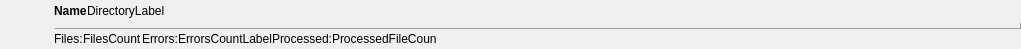
<?xml version="1.0" encoding="UTF-8"?>
<ui version="4.0">
 <class>CDirectoryItemGuiComp</class>
 <widget class="QWidget" name="CDirectoryItemGuiComp">
  <property name="geometry">
   <rect>
    <x>0</x>
    <y>0</y>
    <width>1021</width>
    <height>49</height>
   </rect>
  </property>
  <property name="minimumSize">
   <size>
    <width>40</width>
    <height>40</height>
   </size>
  </property>
  <property name="windowTitle">
   <string>Form</string>
  </property>
  <property name="styleSheet">
   <string notr="true">QProgressBar
{
max-height: 5px;
border: 1px outset;
border-radius:4px;
border-color: palette(dark);
background: transparent;
}</string>
  </property>
  <layout class="QGridLayout" name="gridLayout">
   <property name="verticalSpacing">
    <number>0</number>
   </property>
   <property name="margin">
    <number>0</number>
   </property>
   <item row="0" column="0" rowspan="3">
    <widget class="QLabel" name="IconLabel">
     <property name="minimumSize">
      <size>
       <width>48</width>
       <height>48</height>
      </size>
     </property>
     <property name="maximumSize">
      <size>
       <width>48</width>
       <height>48</height>
      </size>
     </property>
     <property name="text">
      <string/>
     </property>
     <property name="pixmap">
      <pixmap resource="ihotfgui.qrc">:/Icons/Hotfolder.svg</pixmap>
     </property>
     <property name="scaledContents">
      <bool>true</bool>
     </property>
    </widget>
   </item>
   <item row="0" column="1">
    <layout class="QHBoxLayout" name="horizontalLayout">
     <property name="topMargin">
      <number>0</number>
     </property>
     <item>
      <widget class="QLabel" name="PathNameLabel">
       <property name="font">
        <font>
         <weight>75</weight>
         <bold>true</bold>
        </font>
       </property>
       <property name="text">
        <string>Name</string>
       </property>
      </widget>
     </item>
     <item>
      <widget class="QLabel" name="DirectoryLabel">
       <property name="font">
        <font>
         <weight>50</weight>
         <bold>false</bold>
        </font>
       </property>
       <property name="text">
        <string>DirectoryLabel</string>
       </property>
       <property name="margin">
        <number>0</number>
       </property>
      </widget>
     </item>
     <item>
      <spacer name="horizontalSpacer_2">
       <property name="orientation">
        <enum>Qt::Horizontal</enum>
       </property>
       <property name="sizeHint" stdset="0">
        <size>
         <width>40</width>
         <height>20</height>
        </size>
       </property>
      </spacer>
     </item>
    </layout>
   </item>
   <item row="1" column="1">
    <widget class="QProgressBar" name="ProcessedProgressBar">
     <property name="sizePolicy">
      <sizepolicy hsizetype="Expanding" vsizetype="Fixed">
       <horstretch>0</horstretch>
       <verstretch>0</verstretch>
      </sizepolicy>
     </property>
     <property name="styleSheet">
      <string notr="true">QProgressBar::chunk{
	background: transparent;
}</string>
     </property>
     <property name="value">
      <number>45</number>
     </property>
     <property name="textVisible">
      <bool>false</bool>
     </property>
    </widget>
   </item>
   <item row="2" column="1">
    <layout class="QHBoxLayout" name="horizontalLayout_2">
     <item>
      <widget class="QLabel" name="label">
       <property name="sizePolicy">
        <sizepolicy hsizetype="Maximum" vsizetype="Maximum">
         <horstretch>0</horstretch>
         <verstretch>0</verstretch>
        </sizepolicy>
       </property>
       <property name="text">
        <string>Files:</string>
       </property>
      </widget>
     </item>
     <item>
      <widget class="QLabel" name="FilesCountLabel">
       <property name="sizePolicy">
        <sizepolicy hsizetype="Preferred" vsizetype="Maximum">
         <horstretch>0</horstretch>
         <verstretch>0</verstretch>
        </sizepolicy>
       </property>
       <property name="text">
        <string>FilesCount</string>
       </property>
      </widget>
     </item>
     <item>
      <widget class="QLabel" name="label_4">
       <property name="sizePolicy">
        <sizepolicy hsizetype="Maximum" vsizetype="Maximum">
         <horstretch>0</horstretch>
         <verstretch>0</verstretch>
        </sizepolicy>
       </property>
       <property name="text">
        <string>Errors:</string>
       </property>
      </widget>
     </item>
     <item>
      <widget class="QLabel" name="ErrorsCountLabel">
       <property name="sizePolicy">
        <sizepolicy hsizetype="Preferred" vsizetype="Maximum">
         <horstretch>0</horstretch>
         <verstretch>0</verstretch>
        </sizepolicy>
       </property>
       <property name="text">
        <string>ErrorsCountLabel</string>
       </property>
      </widget>
     </item>
     <item>
      <widget class="QLabel" name="label_2">
       <property name="sizePolicy">
        <sizepolicy hsizetype="Maximum" vsizetype="Maximum">
         <horstretch>0</horstretch>
         <verstretch>0</verstretch>
        </sizepolicy>
       </property>
       <property name="text">
        <string>Processed:</string>
       </property>
      </widget>
     </item>
     <item>
      <widget class="QLabel" name="ProcessedFileCountLabel">
       <property name="sizePolicy">
        <sizepolicy hsizetype="Preferred" vsizetype="Maximum">
         <horstretch>0</horstretch>
         <verstretch>0</verstretch>
        </sizepolicy>
       </property>
       <property name="text">
        <string>ProcessedFileCoun</string>
       </property>
      </widget>
     </item>
     <item>
      <spacer name="horizontalSpacer">
       <property name="orientation">
        <enum>Qt::Horizontal</enum>
       </property>
       <property name="sizeHint" stdset="0">
        <size>
         <width>40</width>
         <height>20</height>
        </size>
       </property>
      </spacer>
     </item>
    </layout>
   </item>
  </layout>
 </widget>
 <resources>
  <include location="ihotfgui.qrc"/>
 </resources>
 <connections/>
</ui>
